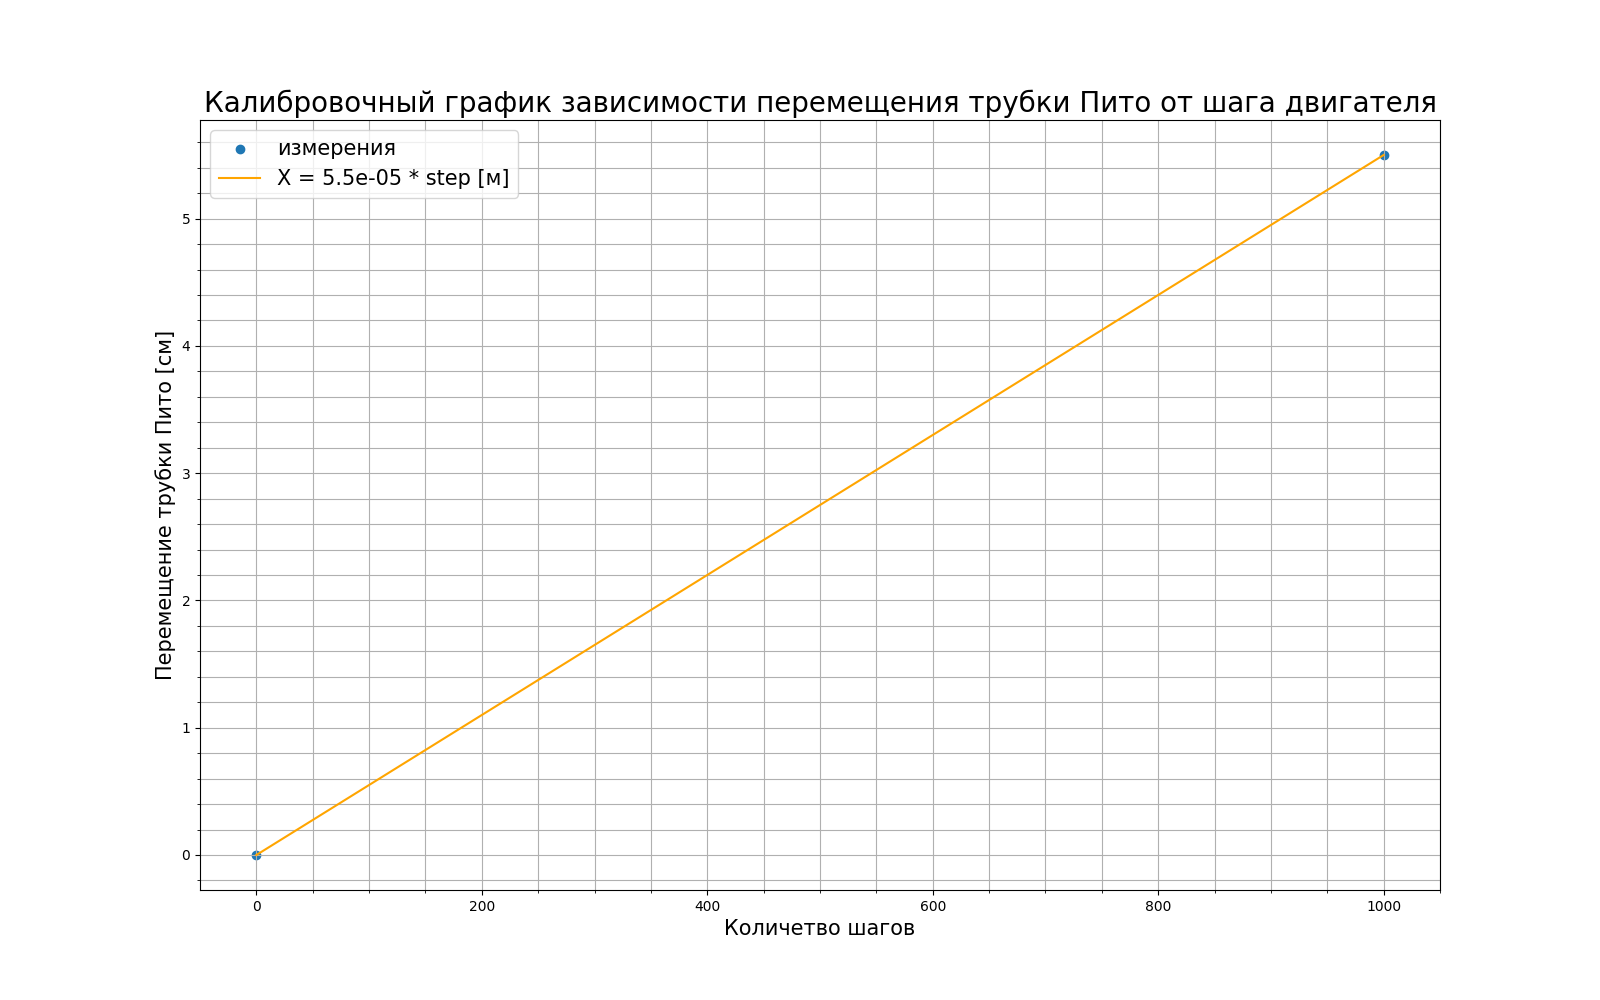

This figure's Python source:
import numpy as np
import matplotlib.pyplot as plt

def read(filename):
    with open(filename) as f:
        lines = f.readlines()

    steps = int(lines[2].split()[2])
    measures = np.asarray(lines[4:], dtype=int)

    return measures, steps, len(measures)


measures, steps, length = read("jet-data-cal-motor-2022-11-17-17.30.39.txt")
dist = measures[2]


x = [0, steps]
y = [0, dist/10]
fig, ax = plt.subplots(figsize=(16, 10), dpi=100)
ax.scatter(x, y, label = "измерения")
z = np.polyfit(x, y, 1)
p = np.poly1d(z)
ax.plot(x, p(x), label = "X = " + str(f'{(p.coef[0]/100):.1e}') + " * step [м]", color = "orange")

ax.set_title("Калибровочный график зависимости перемещения трубки Пито от шага двигателя", fontsize = 20)
ax.set_xlabel("Количетво шагов", fontsize = 15)
ax.set_ylabel("Перемещение трубки Пито [см]", fontsize = 15)
ax.minorticks_on()
ax.grid(which='both')

ax.legend(fontsize=15)
fig.savefig("distance-calibration.png")

plt.show()